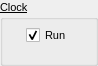
          <widget class="QGroupBox" name="ClockOutput">
           <property name="minimumSize">
            <size>
             <width>98</width>
             <height>66</height>
            </size>
           </property>
           <property name="maximumSize">
            <size>
             <width>98</width>
             <height>66</height>
            </size>
           </property>
           <property name="font">
            <font>
             <pointsize>8</pointsize>
             <underline>true</underline>
            </font>
           </property>
           <property name="title">
            <string>Clock</string>
           </property>
           <widget class="QWidget" name="layoutWidget">
            <property name="geometry">
             <rect>
              <x>6</x>
              <y>24</y>
              <width>81</width>
              <height>24</height>
             </rect>
            </property>
            <layout class="QHBoxLayout" name="ClockOutputControl">
             <property name="spacing">
              <number>0</number>
             </property>
             <item>
              <widget class="KLed" name="clockLed">
               <property name="sizePolicy">
                <sizepolicy hsizetype="Fixed" vsizetype="Fixed">
                 <horstretch>0</horstretch>
                 <verstretch>0</verstretch>
                </sizepolicy>
               </property>
               <property name="minimumSize">
                <size>
                 <width>20</width>
                 <height>20</height>
                </size>
               </property>
               <property name="maximumSize">
                <size>
                 <width>20</width>
                 <height>20</height>
                </size>
               </property>
               <property name="state">
                <enum>KLed::Off</enum>
               </property>
               <property name="color">
                <color>
                 <red>0</red>
                 <green>255</green>
                 <blue>255</blue>
                </color>
               </property>
              </widget>
             </item>
             <item>
              <widget class="QCheckBox" name="runModeCheckbox">
               <property name="font">
                <font>
                 <pointsize>8</pointsize>
                 <underline>false</underline>
                </font>
               </property>
               <property name="text">
                <string>Run</string>
               </property>
               <property name="checked">
                <bool>true</bool>
               </property>
              </widget>
             </item>
            </layout>
           </widget>
          </widget>
